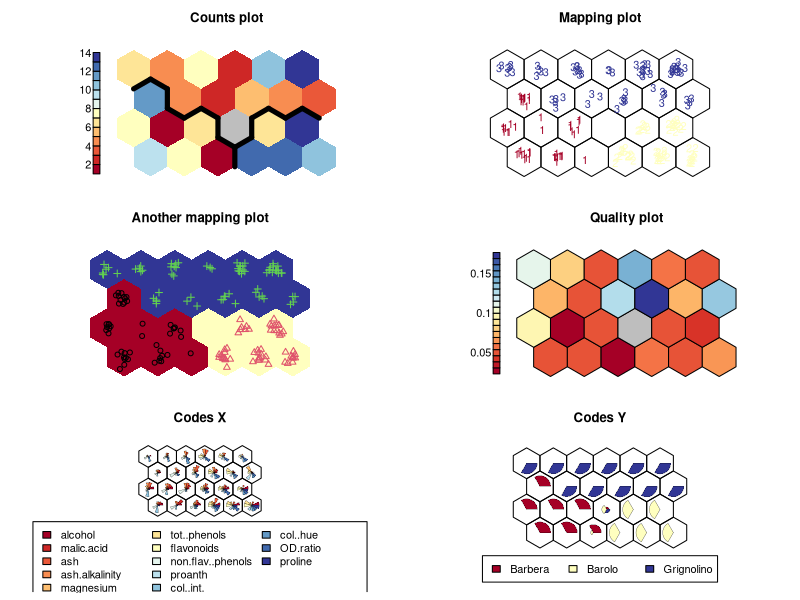
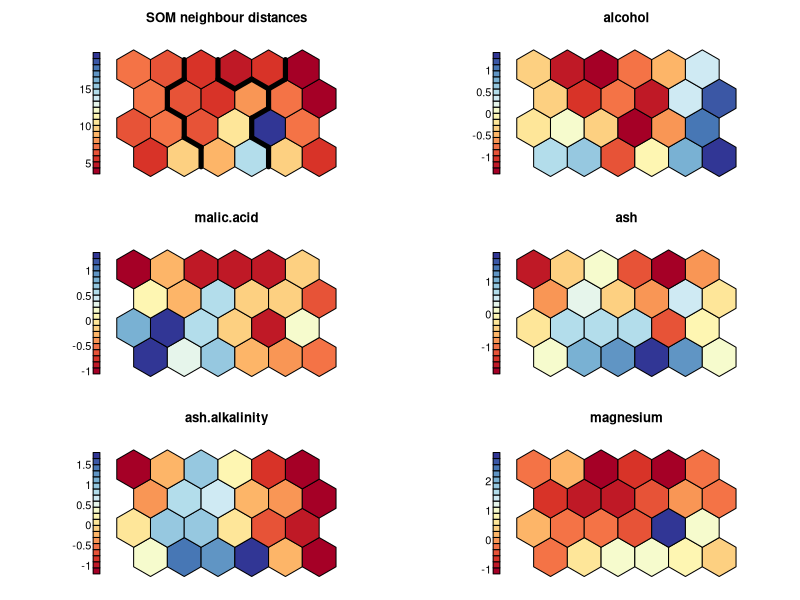
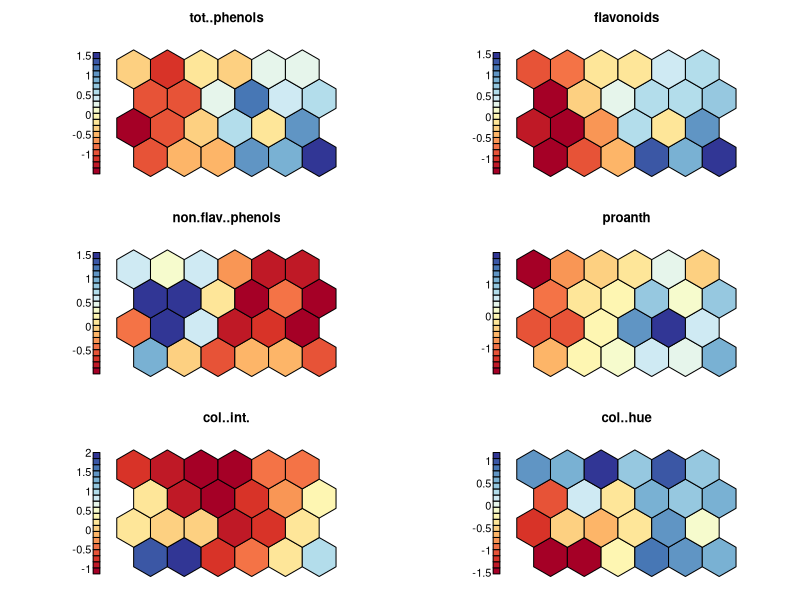
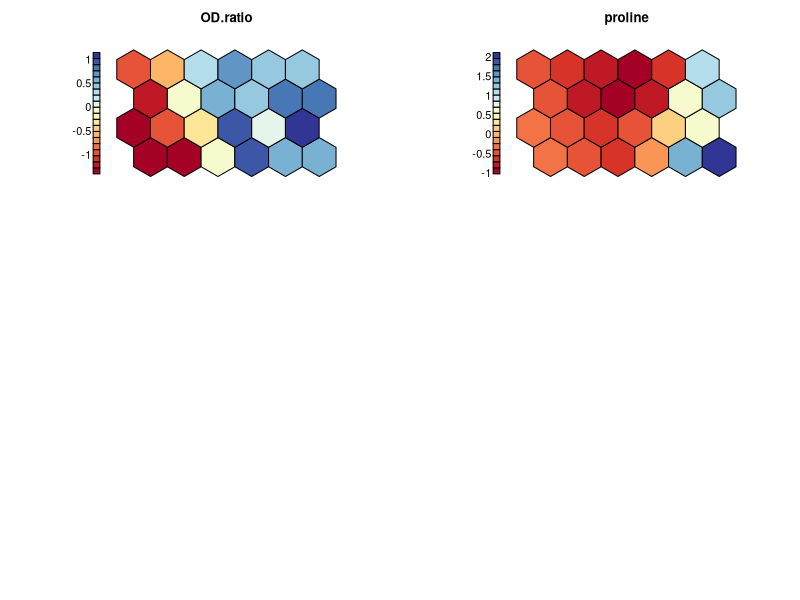

Recreate these plots in R, in order.
## ---- chunk 1
# Install packages
if (!requireNamespace("kohonen", quietly = TRUE)) {
  install.packages("kohonen")
}

# Load packages
library(kohonen)
## ---- chunk 2
# Load data
data <- read.delim("files/Hiplot/050-easy-som-data.txt", header = T)

# convert data structure
target <- data[,1]
target <- factor(target, levels = unique(target))
data <- data[,-1]
data <- as.data.frame(data)
for (i in 1:ncol(data)) {
  data[,i] <- as.numeric(data[,i])
}
data <- as.matrix(data)
set.seed(7)
kohmap <- xyf(scale(data), target, grid = somgrid(xdim=6, ydim=4, topo="hexagonal"), rlen=100)

color_key <- c("#A50026","#D73027","#F46D43","#FDAE61","#FEE090","#FFFFBF","#E0F3F8",
               "#ABD9E9","#74ADD1","#4575B4","#313695")
colors <- function (n, alpha, rev = FALSE) {
  colorRampPalette(color_key)(n)
}

# View data
head(data)
## ---- chunk 3
#| label: fig-1Eeasy-som
#| fig-cap: "Easy SOM"
#| out.width: "95%"
#| fig-height: 8
#| fig-width: 8
#| warning: false
#| message: false

# Easy SOM
p <- function () {
  par(mfrow = c(3,2))
  xyfpredictions <- classmat2classvec(getCodes(kohmap, 2))
  plot(kohmap, type="counts", col = as.integer(target),
       palette.name = colors,
       pchs = as.integer(target), 
       main = "Counts plot", shape = "straight", border = NA)
  
  som.hc <- cutree(hclust(object.distances(kohmap, "codes")), 3)
  add.cluster.boundaries(kohmap, som.hc)

  plot(kohmap, type="mapping",
       labels = as.integer(target), col = colors(3)[as.integer(target)],
       palette.name = colors,
       shape = "straight",
       main = "Mapping plot")

  ## add background colors to units according to their predicted class labels
  xyfpredictions <- classmat2classvec(getCodes(kohmap, 2))
  bgcols <- colors(3)
  plot(kohmap, type="mapping", col = as.integer(target),
       pchs = as.integer(target), bgcol = bgcols[as.integer(xyfpredictions)],
       main = "Another mapping plot", shape = "straight", border = NA)
  
  similarities <- plot(kohmap, type="quality", shape = "straight",
                       palette.name = colors)
  
  plot(kohmap, type="codes", shape = "straight", 
       main = c("Codes X", "Codes Y"), palette.name = colors)

  set.seed(7)
  sommap <- som(scale(data), grid = somgrid(6, 4, "hexagonal"))

  ## and the same for rectangular maps
  plot(sommap, type="dist.neighbours", 
       shape = "straight",
       palette.name = colors,
       main = "SOM neighbour distances")
  ## use hierarchical clustering to cluster the codebook vectors
  som.hc <- cutree(hclust(object.distances(sommap, "codes")), 3)
  add.cluster.boundaries(sommap, som.hc)

  ## Show 'component planes'
  for (i in 1:ncol(getCodes(sommap, 1))) {
    set.seed(7)
    sommap <- som(scale(data), grid = somgrid(6, 4, "hexagonal"))
    plot(sommap, shape = "straight", type = "property", 
        property = getCodes(sommap, 1)[,i],
        palette.name = colors,
        main = colnames(getCodes(sommap, 1))[i])
  }
}

p()
